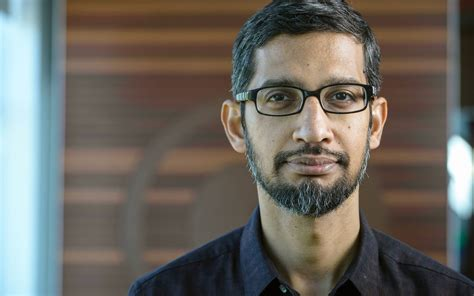
#> input picture course/versions/ai-workshops/02_vision/_resources/chromebook/images/google_ceo.jpg, 474 x 296 px
$ jupyter execute --allow-errors 04_ai_facial_tracking.ipynb   (shell and % lines are left out)
#> lines starting #> are read from the running program, lines starting #| are printed output that depends on the picture
[cell 1]
from facial_landmarks.facial_processor import FacialLandmarkProcessor, ProcessingConfig
import cv2
import matplotlib.pyplot as plt

#> (a cell that did not finish here is left out)

[cell 3]
# Load image and process
img = cv2.imread("../images/google_ceo.jpg")
#> img is the input picture: shape (296, 474, 3); mean B, G, R 96.8, 104.1, 108.4
#> (the rest of this cell did not finish here and is left out)

#> (a cell that did not finish here is left out)

#> (a cell that did not finish here is left out)

[cell 6]
# Working with a slightly harder image, we can see that the model still detects the face, but doesn't find any landmarks
img = cv2.imread("../images/sample.jpg")
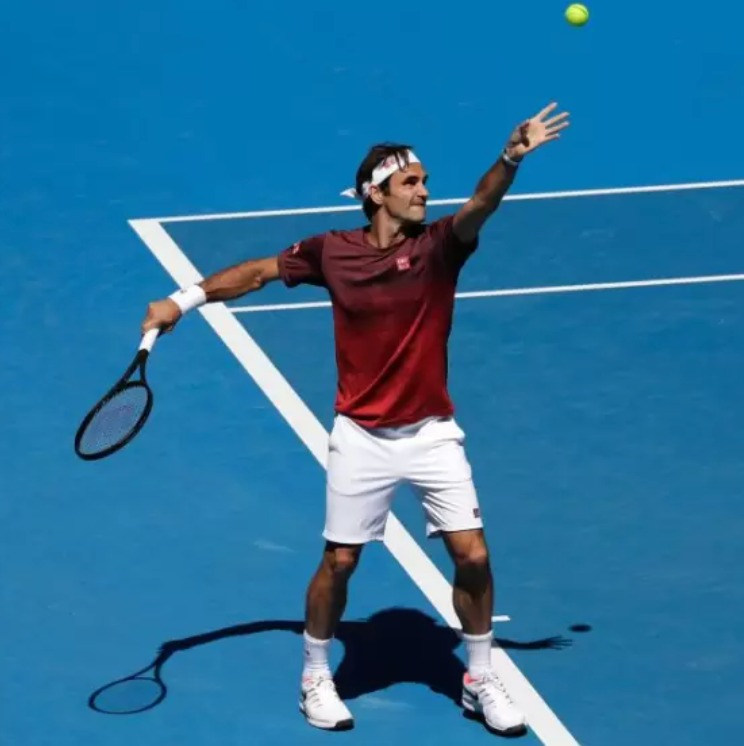
#> input picture course/versions/ai-workshops/02_vision/_resources/pictures/sample.jpg, 744 x 746 px, found by its file name
#> img is the input picture: shape (746, 744, 3); mean B, G, R 157.7, 114.5, 40.8
#> (the rest of this cell did not finish here and is left out)

[cell 7]
# Now with an image that contains multiple faces...
img = cv2.imread("../images/group_photo.webp")
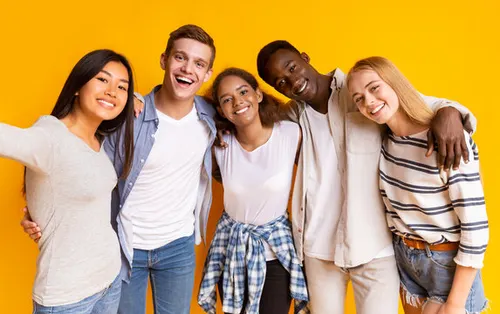
#> input picture course/versions/ai-workshops/02_vision/_resources/chromebook/images/group_photo.webp, 500 x 314 px
#> img is the input picture: shape (314, 500, 3); mean B, G, R 105, 162.5, 198.5
#> (the rest of this cell did not finish here and is left out)

[cell 8]
# Now with an image that contains multiple faces...
img = cv2.imread("../images/epl.webp")
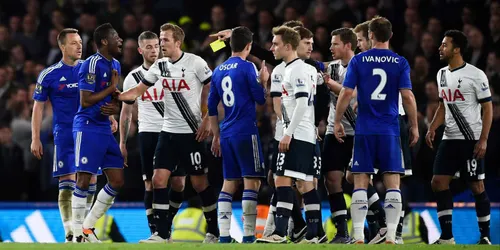
#> input picture course/versions/ai-workshops/02_vision/_resources/chromebook/images/epl.webp, 500 x 250 px
#> img is the input picture: shape (250, 500, 3); mean B, G, R 74.9, 66.4, 64.5
#> (the rest of this cell did not finish here and is left out)
